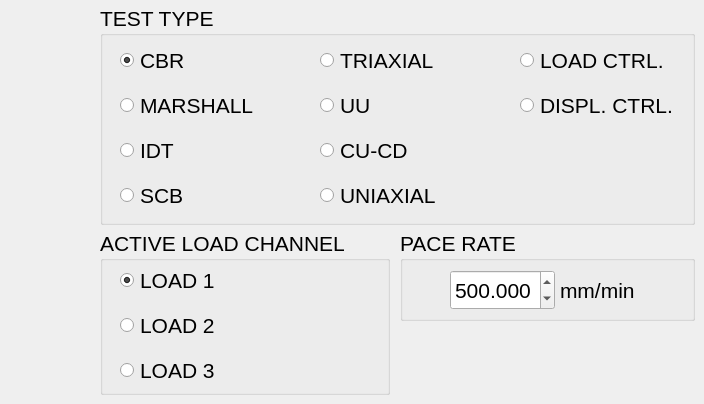
      <widget class="QWidget" name="tab_test_type">
       <attribute name="title">
        <string>Tab 1</string>
       </attribute>
       <widget class="QGroupBox" name="groupBox_12">
        <property name="geometry">
         <rect>
          <x>100</x>
          <y>5</y>
          <width>595</width>
          <height>220</height>
         </rect>
        </property>
        <property name="font">
         <font>
          <pointsize>16</pointsize>
         </font>
        </property>
        <property name="styleSheet">
         <string notr="true"/>
        </property>
        <property name="title">
         <string>TEST TYPE</string>
        </property>
        <widget class="QRadioButton" name="radioButton_cbr">
         <property name="geometry">
          <rect>
           <x>20</x>
           <y>35</y>
           <width>160</width>
           <height>40</height>
          </rect>
         </property>
         <property name="font">
          <font>
           <pointsize>16</pointsize>
          </font>
         </property>
         <property name="text">
          <string>CBR</string>
         </property>
         <property name="checked">
          <bool>true</bool>
         </property>
        </widget>
        <widget class="QRadioButton" name="radioButton_marshall">
         <property name="geometry">
          <rect>
           <x>20</x>
           <y>80</y>
           <width>160</width>
           <height>40</height>
          </rect>
         </property>
         <property name="font">
          <font>
           <pointsize>16</pointsize>
          </font>
         </property>
         <property name="text">
          <string>MARSHALL</string>
         </property>
        </widget>
        <widget class="QRadioButton" name="radioButton_idt">
         <property name="geometry">
          <rect>
           <x>20</x>
           <y>125</y>
           <width>160</width>
           <height>40</height>
          </rect>
         </property>
         <property name="font">
          <font>
           <pointsize>16</pointsize>
          </font>
         </property>
         <property name="text">
          <string>IDT</string>
         </property>
        </widget>
        <widget class="QRadioButton" name="radioButton_scb">
         <property name="geometry">
          <rect>
           <x>20</x>
           <y>170</y>
           <width>160</width>
           <height>40</height>
          </rect>
         </property>
         <property name="font">
          <font>
           <pointsize>16</pointsize>
          </font>
         </property>
         <property name="text">
          <string>SCB</string>
         </property>
        </widget>
        <widget class="QRadioButton" name="radioButton_cu_cd">
         <property name="geometry">
          <rect>
           <x>220</x>
           <y>125</y>
           <width>160</width>
           <height>40</height>
          </rect>
         </property>
         <property name="font">
          <font>
           <pointsize>16</pointsize>
          </font>
         </property>
         <property name="text">
          <string>CU-CD</string>
         </property>
        </widget>
        <widget class="QRadioButton" name="radioButton_uu">
         <property name="geometry">
          <rect>
           <x>220</x>
           <y>80</y>
           <width>160</width>
           <height>40</height>
          </rect>
         </property>
         <property name="font">
          <font>
           <pointsize>16</pointsize>
          </font>
         </property>
         <property name="text">
          <string>UU</string>
         </property>
        </widget>
        <widget class="QRadioButton" name="radioButton_triaxial">
         <property name="geometry">
          <rect>
           <x>220</x>
           <y>35</y>
           <width>160</width>
           <height>40</height>
          </rect>
         </property>
         <property name="font">
          <font>
           <pointsize>16</pointsize>
          </font>
         </property>
         <property name="styleSheet">
          <string notr="true"/>
         </property>
         <property name="text">
          <string>TRIAXIAL</string>
         </property>
         <property name="iconSize">
          <size>
           <width>16</width>
           <height>16</height>
          </size>
         </property>
         <property name="checked">
          <bool>false</bool>
         </property>
        </widget>
        <widget class="QRadioButton" name="radioButton_uniaxal">
         <property name="geometry">
          <rect>
           <x>220</x>
           <y>170</y>
           <width>160</width>
           <height>40</height>
          </rect>
         </property>
         <property name="font">
          <font>
           <pointsize>16</pointsize>
          </font>
         </property>
         <property name="text">
          <string>UNIAXIAL</string>
         </property>
        </widget>
        <widget class="QRadioButton" name="radioButton_load_control">
         <property name="geometry">
          <rect>
           <x>420</x>
           <y>35</y>
           <width>160</width>
           <height>40</height>
          </rect>
         </property>
         <property name="font">
          <font>
           <pointsize>16</pointsize>
          </font>
         </property>
         <property name="styleSheet">
          <string notr="true"/>
         </property>
         <property name="text">
          <string>LOAD CTRL.</string>
         </property>
         <property name="iconSize">
          <size>
           <width>16</width>
           <height>16</height>
          </size>
         </property>
         <property name="checked">
          <bool>false</bool>
         </property>
        </widget>
        <widget class="QRadioButton" name="radioButton_displacement_control">
         <property name="geometry">
          <rect>
           <x>420</x>
           <y>80</y>
           <width>160</width>
           <height>40</height>
          </rect>
         </property>
         <property name="font">
          <font>
           <pointsize>16</pointsize>
          </font>
         </property>
         <property name="styleSheet">
          <string notr="true"/>
         </property>
         <property name="text">
          <string>DISPL. CTRL.</string>
         </property>
         <property name="iconSize">
          <size>
           <width>16</width>
           <height>16</height>
          </size>
         </property>
         <property name="checked">
          <bool>false</bool>
         </property>
        </widget>
       </widget>
       <widget class="QGroupBox" name="groupBox_speed_displacement">
        <property name="geometry">
         <rect>
          <x>400</x>
          <y>230</y>
          <width>295</width>
          <height>91</height>
         </rect>
        </property>
        <property name="font">
         <font>
          <pointsize>16</pointsize>
         </font>
        </property>
        <property name="title">
         <string>PACE RATE</string>
        </property>
        <widget class="QLabel" name="label_unit_displacement_speed">
         <property name="geometry">
          <rect>
           <x>160</x>
           <y>40</y>
           <width>81</width>
           <height>40</height>
          </rect>
         </property>
         <property name="font">
          <font>
           <pointsize>16</pointsize>
           <weight>50</weight>
           <bold>false</bold>
          </font>
         </property>
         <property name="text">
          <string>mm/min</string>
         </property>
         <property name="alignment">
          <set>Qt::AlignLeading|Qt::AlignLeft|Qt::AlignVCenter</set>
         </property>
        </widget>
        <widget class="QDoubleSpinBox" name="doubleSpinBox_displacement_rate">
         <property name="geometry">
          <rect>
           <x>50</x>
           <y>40</y>
           <width>105</width>
           <height>40</height>
          </rect>
         </property>
         <property name="font">
          <font>
           <pointsize>16</pointsize>
          </font>
         </property>
         <property name="decimals">
          <number>3</number>
         </property>
         <property name="minimum">
          <double>0.000000000000000</double>
         </property>
         <property name="maximum">
          <double>100001.000000000000000</double>
         </property>
         <property name="singleStep">
          <double>0.001000000000000</double>
         </property>
         <property name="value">
          <double>500.000000000000000</double>
         </property>
        </widget>
       </widget>
       <widget class="QGroupBox" name="groupBox_4">
        <property name="geometry">
         <rect>
          <x>100</x>
          <y>230</y>
          <width>290</width>
          <height>165</height>
         </rect>
        </property>
        <property name="font">
         <font>
          <pointsize>16</pointsize>
         </font>
        </property>
        <property name="title">
         <string>ACTIVE LOAD CHANNEL</string>
        </property>
        <widget class="QRadioButton" name="radioButton_load_1">
         <property name="geometry">
          <rect>
           <x>20</x>
           <y>30</y>
           <width>140</width>
           <height>40</height>
          </rect>
         </property>
         <property name="font">
          <font>
           <pointsize>16</pointsize>
          </font>
         </property>
         <property name="styleSheet">
          <string notr="true"/>
         </property>
         <property name="text">
          <string>LOAD 1</string>
         </property>
         <property name="iconSize">
          <size>
           <width>64</width>
           <height>64</height>
          </size>
         </property>
         <property name="checked">
          <bool>true</bool>
         </property>
        </widget>
        <widget class="QRadioButton" name="radioButton_load_2">
         <property name="geometry">
          <rect>
           <x>20</x>
           <y>75</y>
           <width>140</width>
           <height>40</height>
          </rect>
         </property>
         <property name="font">
          <font>
           <pointsize>16</pointsize>
          </font>
         </property>
         <property name="styleSheet">
          <string notr="true"/>
         </property>
         <property name="text">
          <string>LOAD 2</string>
         </property>
         <property name="iconSize">
          <size>
           <width>64</width>
           <height>64</height>
          </size>
         </property>
         <property name="checked">
          <bool>false</bool>
         </property>
        </widget>
        <widget class="QRadioButton" name="radioButton_load_3">
         <property name="geometry">
          <rect>
           <x>20</x>
           <y>120</y>
           <width>140</width>
           <height>40</height>
          </rect>
         </property>
         <property name="font">
          <font>
           <pointsize>16</pointsize>
          </font>
         </property>
         <property name="styleSheet">
          <string notr="true"/>
         </property>
         <property name="text">
          <string>LOAD 3</string>
         </property>
         <property name="iconSize">
          <size>
           <width>64</width>
           <height>64</height>
          </size>
         </property>
         <property name="checked">
          <bool>false</bool>
         </property>
        </widget>
       </widget>
      </widget>
